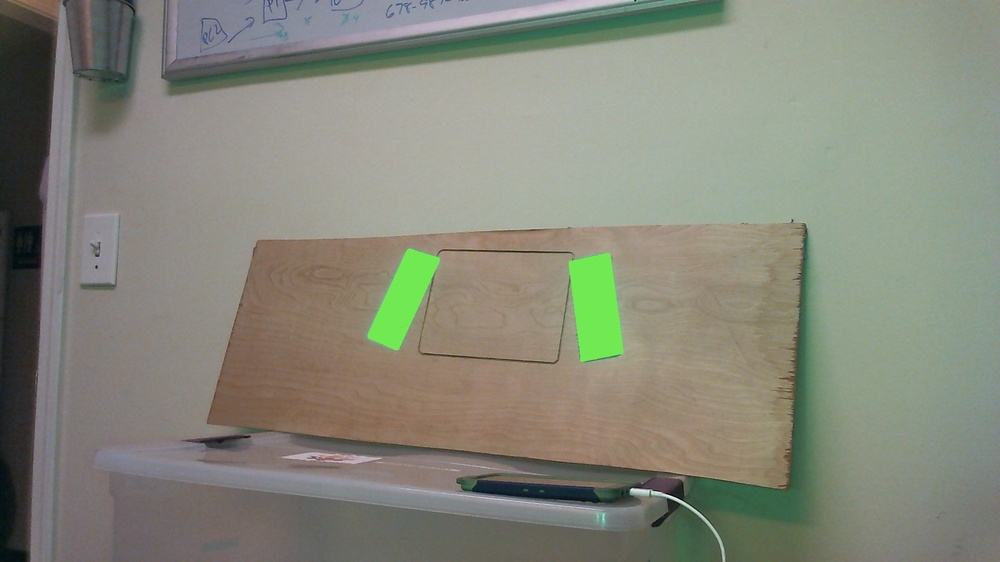
#> input picture src/python/input1.JPG, 1000 x 562 px, shrunk from 1920 x 1080 before the run; its folder holds only this picture in this run
$ python camera_calibration.py
#> lines starting #> are read from the running program, lines starting #| are printed output that depends on the picture
import cv2
import numpy
import os.path
import math
import glob
import pickle

checkerboard_height = 9
checkerboard_width = 6

square_size = 1.0

shape = None

images = glob.glob('*.jpg')

criteria = (cv2.TERM_CRITERIA_EPS + cv2.TERM_CRITERIA_MAX_ITER, 30, 0.001)

# prepare object points, like (0,0,0), (1,0,0), (2,0,0) ....,(6,5,0)
objp = numpy.zeros((checkerboard_height * checkerboard_width, 3), numpy.float32)
objp[:, :2] = numpy.mgrid[0:checkerboard_width, 0:checkerboard_height].T.reshape(-1, 2)

# calibrate coordinates to the physical size of the square
objp *= square_size

# Arrays to store object points and image points from all the images.
objpoints = []          # 3d point in real world space
imgpoints = []          # 2d points in image plane.

for fname in images:
    print('Processing file', fname)
    img = cv2.imread(fname)
#> img is the input picture: shape (562, 1000, 3); mean B, G, R 122.1, 135.1, 133.5

    if img is None:
        print("ERROR: Unable to read file", fname)
        continue
    shape = img.shape
#> shape = (562, 1000, 3)

    gray = cv2.cvtColor(img, cv2.COLOR_BGR2GRAY)
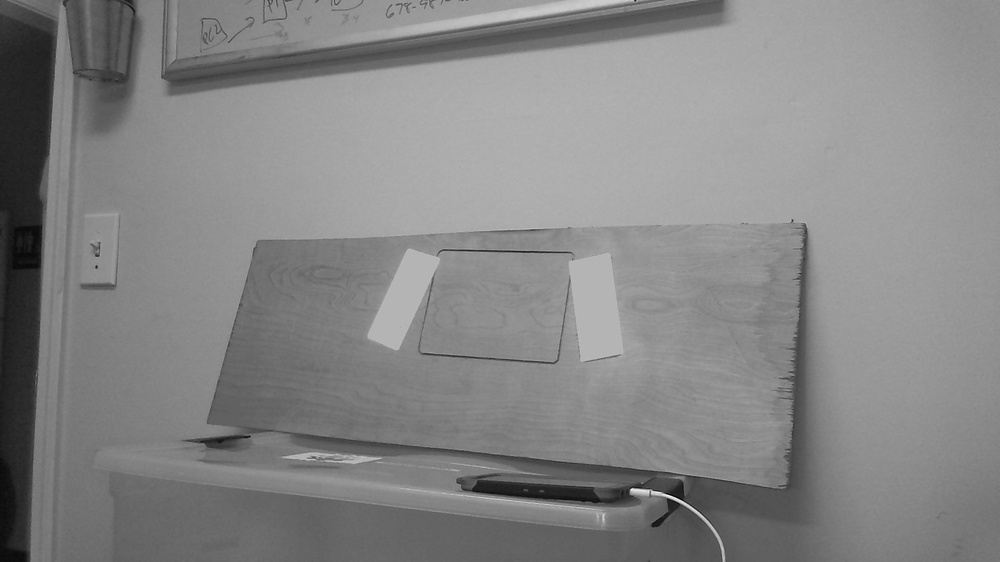
#> gray: shape (562, 1000); min 1, max 245, mean 133.2

    # Find the chess board corners
    ret, corners = cv2.findChessboardCorners(gray, (checkerboard_width, checkerboard_height), None)
#> ret = False; corners = None

    # If found, add object points, image points (after refining them)
    if ret:
        objpoints.append(objp)

        corners2 = cv2.cornerSubPix(gray, corners, (11, 11), (-1, -1), criteria)
        imgpoints.append(corners2)

        # Draw and display the corners
        img = cv2.drawChessboardCorners(img, (checkerboard_width, checkerboard_height), corners2, ret)
        cv2.imshow('img', img)

        cv2.waitKey(500)
    else:
        print(fname, 'failed')

cv2.destroyAllWindows()

if not objpoints:
    print("No useful images. Quitting...")

print('Found {} useful images'.format(len(objpoints)))
#> (the run stopped early here; a loop or call above may not have finished)

$ run again, on src/python/target2.jpg
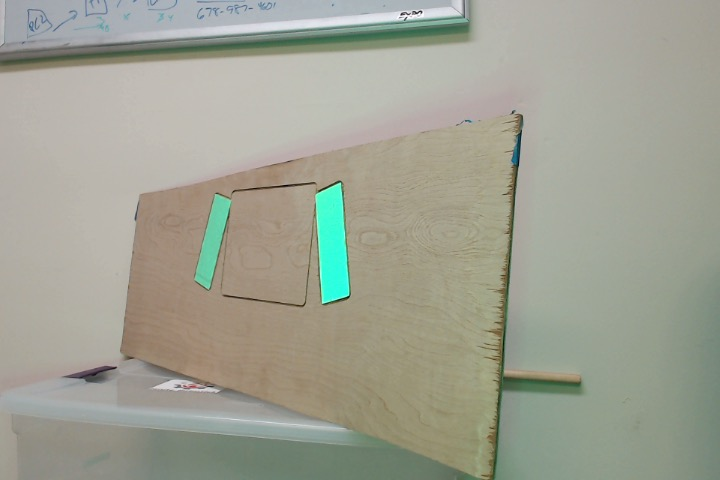
#> input picture src/python/target2.jpg, 720 x 480 px
#> img is the input picture: shape (480, 720, 3); mean B, G, R 147, 160.9, 159.2
#> `gray = cv2.cvtColor(img, cv2.COLOR_BGR2GRAY)`:
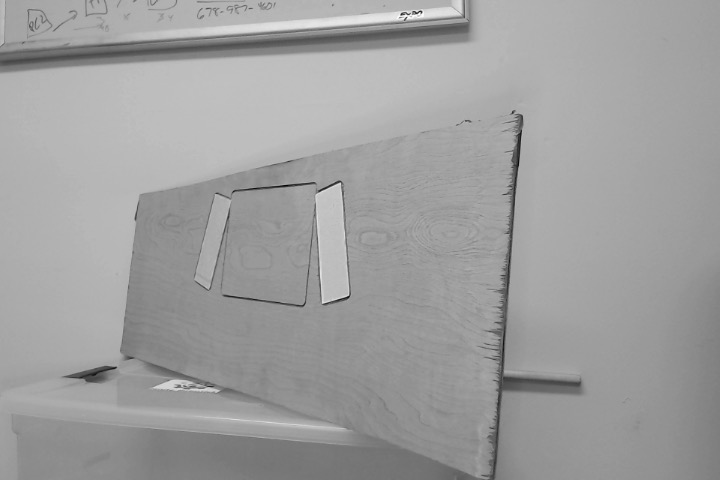
#> gray: shape (480, 720); min 4, max 255, mean 158.8
#> ret = False; corners = None

$ run again, on src/python/target3.jpg
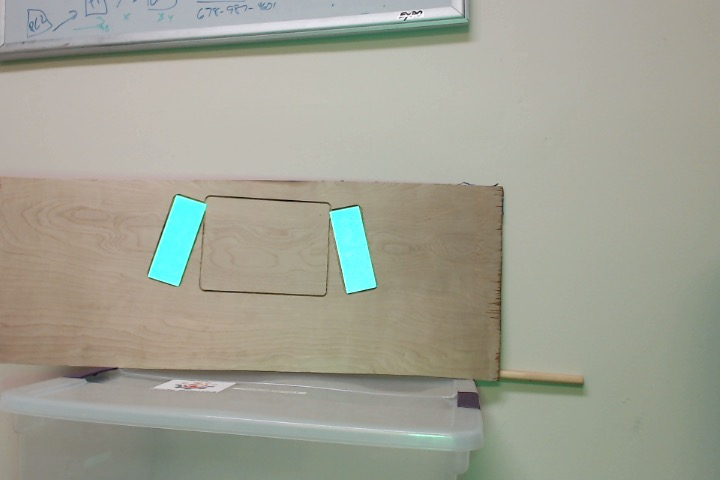
#> input picture src/python/target3.jpg, 720 x 480 px
#> img is the input picture: shape (480, 720, 3); mean B, G, R 148.3, 161.4, 160.7
#> `gray = cv2.cvtColor(img, cv2.COLOR_BGR2GRAY)`:
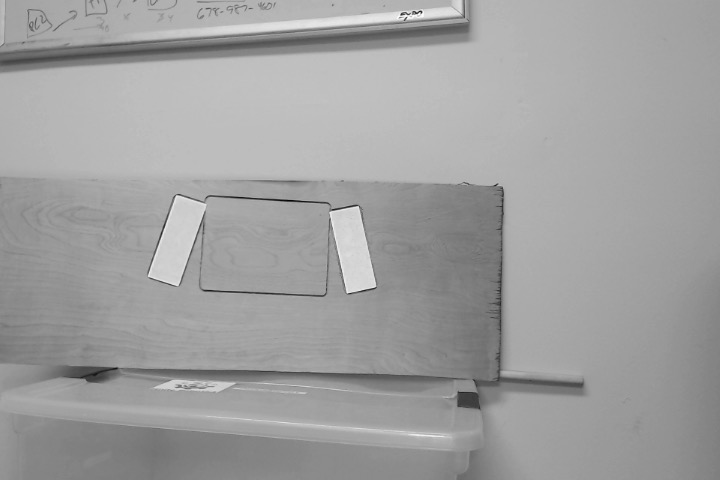
#> gray: shape (480, 720); min 2, max 254, mean 159.7
#> ret = False; corners = None
